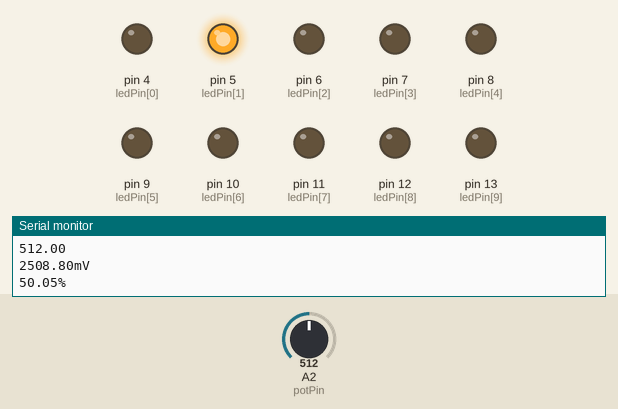
Simulated run of this sketch. Board: Arduino Uno, built with avr-gcc and run on an emulated ATmega328P. On the bench: output pins drawn as LEDs (lit = HIGH), the last lines printed to the serial monitor. Dashed ring = blinking. The test bench sets the inputs (shaded band); at power-on: A2 (potPin) = 512.

Above: at 1.2 s.
1.3 s: A2 (potPin) set to 122
At 1.41 s:
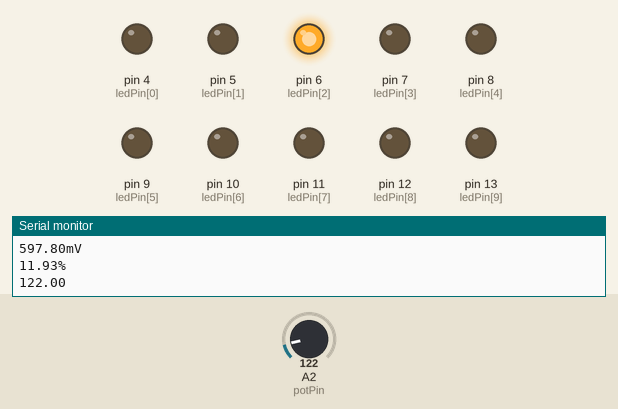
At 2.21 s:
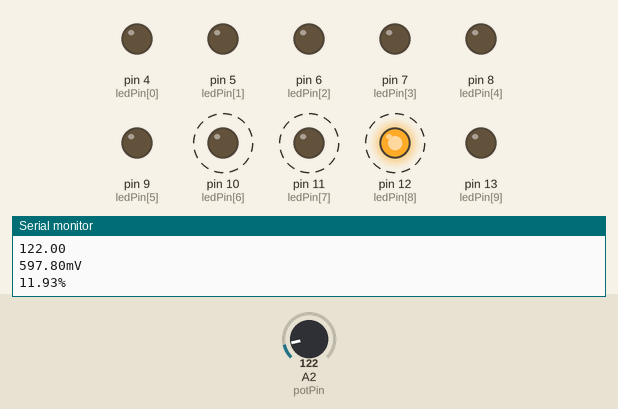
4.3 s: A2 (potPin) set to 0
At 4.98 s:
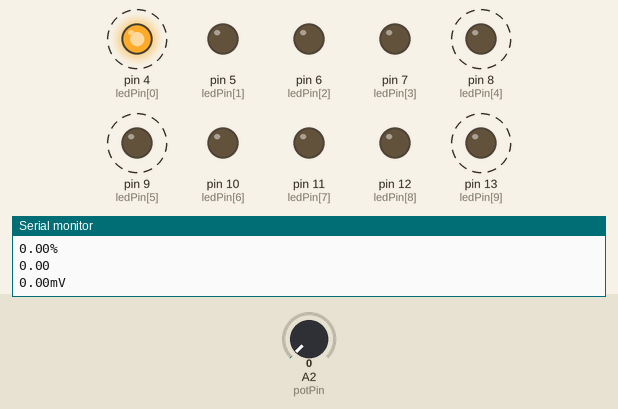
7.3 s: A2 (potPin) set to 20
10.3 s: A2 (potPin) set to 306
Timing chart, 0 to 14.3 s (numbered marks = the images above; inputs shaded):
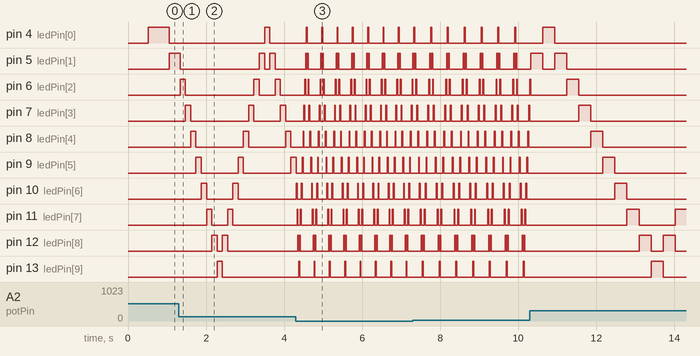

Measured:
- after the input at 1.3 s, pin 4 (ledPin[0]): LOW → HIGH after 2.2 s, → LOW 0.14 s later; pin 12 (ledPin[8]): alternates HIGH for 0.14 s and LOW for 0.14 s, 4 changes in all, then stays LOW, starting after 0.85 s; pin 13 (ledPin[9]): LOW → HIGH after 0.98 s, → LOW 0.14 s later
- after the input at 4.3 s, pin 8 (ledPin[4]): alternates HIGH for 0.02 s and LOW for 0.17 s, starting after 0.19 s; pin 13 (ledPin[9]): alternates HIGH for 0.02 s and LOW for 0.37 s, starting after 0.08 s
- by itself, pin 5 (ledPin[1]): alternates HIGH for 0.31 s and LOW for 0.31 s, 4 changes in all, then stays LOW

The sketch:

partA.ino
```cpp
byte ledPin[] = {4, 5, 6, 7, 8, 9, 10, 11, 12, 13}; // Create array for LED pins
int ledDelay; // delay between changes
float reading;
int direction = 1;
int currentLED = 0;
unsigned long changeTime;
int potPin = 2; // select the input pin for the potentiometer

void setup()
{
    for (int x=0; x<10; x++)
        pinMode(ledPin[x], OUTPUT); // set all pins to output

    Serial.begin(9600);

    changeTime = millis();
}

void loop()
{
    ledDelay = analogRead(potPin); // read the value from the pot
    reading = ledDelay;

    // send pot data for debugging
    Serial.println(reading);
    Serial.print(4.9 * reading);
    Serial.println("mV");
    Serial.print((reading / 1023) * 100);
    Serial.println("%");

    if ((millis() - changeTime) > ledDelay) // if it has been ledDelay ms since last change
    {
        for (int x=0; x<10; x++)
            digitalWrite(ledPin[x], LOW); // turn off all LED's

        digitalWrite(ledPin[currentLED], HIGH); // turn on the current LED

        currentLED += direction; // increment by the direction value

        // change direction if we reach the end
        if (currentLED == 9) direction = -1;
        if (currentLED == 0) direction = 1;

        changeTime = millis();
    } //close if
} //close loop}
```
